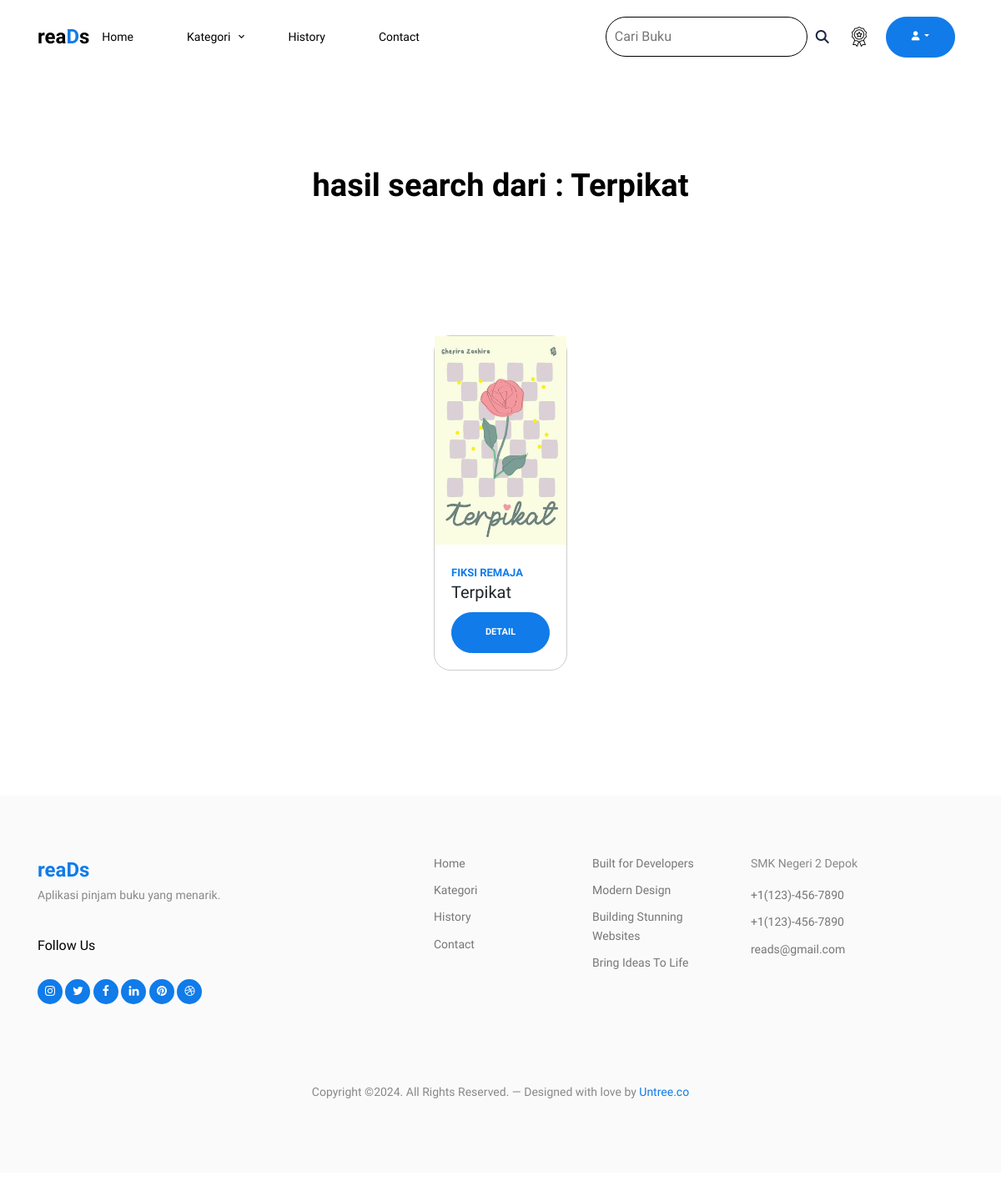
Screenshot of /search.php?cari=Terpikat with the database file from the repository.
### tables this page shows
CREATE TABLE `buku` (
  `id` int(11) NOT NULL,
  `judul_buku` varchar(100) NOT NULL,
  `gambar` varchar(50) NOT NULL,
  `deskripsi` varchar(10000) NOT NULL,
  `status` varchar(15) NOT NULL,
  `tersedia` int(11) NOT NULL,
  `kategori` varchar(20) NOT NULL,
  `lokasi_buku` varchar(10) NOT NULL
);

### search.php (the view, shortened to what this page needs)
<?php
include('connect.php');
$keyword = isset($_GET['cari']) ? $_GET['cari'] : '';
if ($keyword) {
    $sql = "SELECT * FROM buku WHERE judul_buku LIKE ? OR kategori LIKE ?";
    $param = "%$keyword%";
    $stmt = $is_connect->prepare($sql);
    $stmt->bind_param("ss", $param, $param);
} else {
    $sql = "SELECT * FROM buku";
    $stmt = $is_connect->prepare($sql);
}
$stmt->execute();
$result = $stmt->get_result();
?>
<!doctype html>
<html lang="en">
<head>
  <link href="https://stackpath.bootstrapcdn.com/bootstrap/5.3.0/css/bootstrap.min.css" rel="stylesheet">
  <link rel="stylesheet" href="https://cdnjs.cloudflare.com/ajax/libs/font-awesome/6.4.0/css/all.min.css">
  <link rel="stylesheet" href="css/bootstrap.min.css">
  <link rel="stylesheet" href="css/fontawesome.css">
  <link rel="stylesheet" href="css/owl.carousel.min.css">
  <link rel="stylesheet" href="css/owl.theme.default.min.css">
  <link rel="stylesheet" href="css/jquery.fancybox.min.css">
  <link rel="stylesheet" href="fonts/icomoon/style.css">
  <link rel="stylesheet" href="fonts/flaticon/font/flaticon.css">
  <link rel="stylesheet" href="css/aos.css">
  <link rel="stylesheet" href="css/style.css">
</head>
<body data-spy="scroll" data-target=".site-navbar-target" data-offset="100">
  <nav class="site-nav dark js-site-navbar mb-5 site-navbar-target">
    <div class="container">
        <div class="site-navigation d-flex align-items-center justify-content-between">
          <a href="index.html" class="logo m-0">rea<span class="text-primary">D</span>s</a>
            <ul class="js-clone-nav d-none d-lg-inline-block site-menu d-flex">
                <li class="active"><a href="index.php" class="nav-link">Home</a></li>
                <li class="has-children">
                    <a href="#" class="nav-link">Kategori</a>
                </li>
                <li><a href="#features-section" class="nav-link">History</a></li>
                <li><a href="#contact-section" class="nav-link">Contact</a></li>
            </ul>
            <div class="d-flex align-items-center ml-auto">
                <form id="search" action="#" class="search-input d-flex align-items-center mr-4">
                    <input type="text" placeholder="Cari Buku" id='searchText' name="searchKeyword" onkeypress="handle" />
                    <i class="fa-solid fa-magnifying-glass"></i>
                </form>
                <ul class="js-clone-nav d-none d-lg-inline-block site-menu d-flex align-items-center">
                    <li class="mr-3">
                        <img src="images/badge.png" alt="">
                    </li>
                    <li class="dropdown">
                        <button class="btn btn-primary dropdown-toggle" type="button" id="dropdownMenuButton" data-toggle="dropdown" aria-haspopup="true" aria-expanded="false">
                            <i class="fa-solid fa-user"></i>
                        </button>
                    </li>
                </ul>
            </div>
        </div>
    </div>
  </nav>
  <div class="untree_co-section">
  <div class="untree_co-section">
    <div class="container">
      <div class="row mb-5">
        <div class="col-12 text-center" data-aos="fade-up" data-aos-delay="0">
          <h2 class="heading">hasil search dari : <?php echo htmlspecialchars($keyword); ?></h2>
        </div>
      </div>
    </div>
  </div>
  <div class="card-container">
    <?php while($row = $result->fetch_assoc()): ?>
      <div class="card" style="width: 10rem; border: 1px solid #ccc; border-radius: 20px;">
        <img src="img/<?php echo $row['gambar']; ?>" class="card-img-top" alt="..." style="height: 250px; width: 100%;">
        <div class="card-body d-flex flex-column">
          <div class="mb-auto">
              <span class="caption"><?php echo $row['kategori']; ?></span>
              <h5 class="card-title"><?php echo $row['judul_buku']; ?></h5>
          </div>
          <a href="detail.php?id=<?php echo $row['id']; ?>" class="btn btn-primary" style="display: grid; place-items: center;">Detail</a>
        </div>
      </div>
    <?php endwhile; ?>
  </div>
    <div class="untree_co-section">
    <div class="site-footer">
    <div class="container">
      <div class="row">
        <div class="col-lg-4">
          <div class="widget">
            <a href="index.html" class="logo m-0">rea<span class="text-primary">D</span>s</a>
            <p>Aplikasi pinjam buku yang menarik.</p>
          </div>
          <div class="widget">
            <h3>Follow Us</h3>
            <ul class="list-unstyled social">
              <li><a href="#"><span class="icon-instagram"></span></a></li>
              <li><a href="#"><span class="icon-twitter"></span></a></li>
              <li><a href="#"><span class="icon-facebook"></span></a></li>
              <li><a href="#"><span class="icon-linkedin"></span></a></li>
              <li><a href="#"><span class="icon-pinterest"></span></a></li>
              <li><a href="#"><span class="icon-dribbble"></span></a></li>
            </ul>
          </div>
        </div>
        <div class="col-lg-2 ml-auto">
          <div class="widget">
            <ul class="list-unstyled float-left links">
              <li><a href="#">Home</a></li>
              <li><a href="#">Kategori</a></li>
              <li><a href="#">History</a></li>
              <li><a href="#">Contact</a></li>
            </ul>
          </div>
        </div>
        <div class="col-lg-2">
          <div class="widget">
            <ul class="list-unstyled float-left links">
              <li><a href="#">Built for Developers</a></li>
              <li><a href="#">Modern Design</a></li>
              <li><a href="#">Building Stunning Websites</a></li>
              <li><a href="#">Bring Ideas To Life</a></li>
            </ul>
          </div>
        </div>
        <div class="col-lg-3">
          <div class="widget">
            <address>SMK Negeri 2 Depok</address>
            <ul class="list-unstyled links mb-4">
              <li><a href="tel://11234567890">+1(123)-456-7890</a></li>
              <li><a href="tel://11234567890">+1(123)-456-7890</a></li>
              <li><a href="mailto:info@mydomain.com">reads@gmail.com</a></li>
            </ul>
          </div>
        </div>
      </div>
      <div class="row mt-5">
        <div class="col-12 text-center">
          <p class="copyright">Copyright &copy;. All Rights Reserved. &mdash; Designed with love by <a href="https://untree.co">Untree.co</a>
          </p>
        </div>
      </div>
    </div>
  </div>
</body>
</html>

### css/style.css (style rules this page uses)
body { font-family: "Work Sans", sans-serif; line-height: 1.6; background: #ffffff; overflow-x: hidden; font-size: 16px; color: #18233F; letter-spacing: normal; }
body:before { content: ""; position: fixed; top: 0; left: 0; z-index: 99; right: 0; bottom: 0; background: rgba(0, 0, 0, 0.2); opacity: 0; visibility: hidden; -webkit-transition: .3s all ease; -o-transition: .3s all ease; transition: .3s all ease; }
a { color: #107BE9; -webkit-transition: .3s all ease; -o-transition: .3s all ease; transition: .3s all ease; }
.text-primary { color: #107BE9 !important; }
h1, .h1, h2, .h2, h3, .h3, h4, .h4 { font-family: "Work Sans", sans-serif; color: #000000; }
.btn { padding-top: 15px; padding-bottom: 15px; padding-left: 30px; padding-right: 30px; border-radius: 30px; font-size: 11px; text-transform: uppercase; font-weight: 700; }
.btn.btn-primary { background: #107BE9; border-color: #107BE9; }
.logo { font-size: 24px; color: #ffffff; font-weight: 700; }
.site-nav { position: absolute; width: 100%; z-index: 10; }
.site-nav a { position: relative; z-index: 9; cursor: pointer; }
.site-nav { padding-top: 20px; padding-bottom: 20px; }
.site-nav .site-navigation .site-menu { margin-bottom: 0; }
.site-nav .site-navigation .site-menu > li { display: inline-block; }
.site-nav .site-navigation .site-menu > li > a { font-weight: 500; font-size: 14px; padding: 10px 15px; display: inline-block; text-decoration: none !important; position: relative; }
.site-nav .site-navigation .site-menu > li.active > a { color: #ffffff; }
.site-nav .site-navigation .site-menu .has-children { position: relative; }
.site-nav .site-navigation .site-menu .has-children > a { position: relative; padding-right: 20px; }
.site-nav .site-navigation .site-menu .has-children > a:before { position: absolute; content: "\e313"; font-size: 14px; top: 50%; right: 0; -webkit-transform: translateY(-50%); -ms-transform: translateY(-50%); transform: translateY(-50%); font-family: 'icomoon'; }
.site-nav.dark a { color: #000000; }
.site-nav.dark .site-navigation .site-menu > li.active > a { color: #000000; }
.nav-link { margin-right: 20px; }
.search-input { display: inline-block; margin-left: 10px; }
.search-input input[type="text"] { border: 1px solid #000; padding: 10px; border-radius: 30px; }
.search-input i { margin-left: 10px; }
.ml-auto { margin-left: auto; }
.site-menu { list-style: none; padding-left: 0; margin-bottom: 0; }
.site-menu li { display: inline-block; margin-right: 10px; }
.site-mobile-menu .site-nav-wrap { padding: 0; margin: 0; list-style: none; position: relative; }
.site-mobile-menu .site-nav-wrap a { padding: 5px 20px; display: block; position: relative; color: #000000; }
.site-mobile-menu .site-nav-wrap li { position: relative; display: block; }
.site-mobile-menu .site-nav-wrap > li { display: block; position: relative; float: left; width: 100%; }
.site-mobile-menu .site-nav-wrap > li > a { padding-left: 20px; font-size: 14px; }
.untree_co-section { padding: 100px 0; position: relative; }
.untree_co-section .heading { font-size: 38px; color: #000000; font-weight: 600; }
.caption { color: #107BE9; font-size: 13px; text-transform: uppercase; font-weight: 700; display: inline-block; }
.card-container { display: flex; flex-wrap: wrap; gap: 10px; justify-content: center; }
.card { flex: 0 0 auto; margin-bottom: 50px; }
button { padding: 10px 20px; border: none; border-radius: 5px; background-color: #007bff; color: white; cursor: pointer; }
.site-footer { background: #fafafa; font-size: 14px; color: #888; padding: 70px 0; }
.site-footer a { color: #107BE9; position: relative; display: inline-block; }
.site-footer .widget { margin-bottom: 40px; display: block; position: relative; z-index: 1; }
.site-footer .widget h3 { font-size: 16px; color: #000000; margin-bottom: 30px; }
.site-footer .widget .links { width: 150px; }
.site-footer .widget .links li { margin-bottom: 10px; }
.site-footer .widget .links li a { color: #777; }
.site-footer .social li { display: inline-block; }
.site-footer .social li a { display: inline-block; width: 30px; height: 30px; position: relative; background: #107BE9; border-radius: 50%; color: #ffffff; line-height: 30px; }
.site-footer .social li a:before { display: none; }
.site-footer .social li a > span { position: absolute; top: 48%; left: 50%; -webkit-transform: translate(-50%, -50%); -ms-transform: translate(-50%, -50%); transform: translate(-50%, -50%); }
.search-input { border-radius: 25px; max-width: 300px; }

### rows the page displays
buku: gambar (picture), kategori "FIKSI REMAJA", judul_buku "Terpikat"

### other values shown
$keyword "Terpikat"
